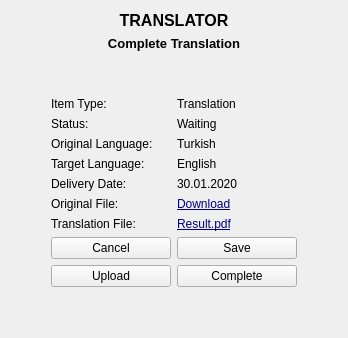
      <widget class="QWidget" name="pageTranslatorTranslation">
       <layout class="QHBoxLayout" name="horizontalLayout_23">
        <item>
         <layout class="QVBoxLayout" name="verticalLayout_16">
          <item>
           <widget class="QLabel" name="label_33">
            <property name="font">
             <font>
              <pointsize>12</pointsize>
              <weight>75</weight>
              <bold>true</bold>
             </font>
            </property>
            <property name="text">
             <string>TRANSLATOR</string>
            </property>
            <property name="alignment">
             <set>Qt::AlignCenter</set>
            </property>
           </widget>
          </item>
          <item>
           <widget class="QLabel" name="label_66">
            <property name="font">
             <font>
              <pointsize>10</pointsize>
              <weight>75</weight>
              <bold>true</bold>
             </font>
            </property>
            <property name="text">
             <string>Complete Translation</string>
            </property>
            <property name="alignment">
             <set>Qt::AlignCenter</set>
            </property>
           </widget>
          </item>
          <item>
           <spacer name="verticalSpacer_7">
            <property name="orientation">
             <enum>Qt::Vertical</enum>
            </property>
            <property name="sizeHint" stdset="0">
             <size>
              <width>20</width>
              <height>40</height>
             </size>
            </property>
           </spacer>
          </item>
          <item>
           <layout class="QHBoxLayout" name="horizontalLayout_19">
            <item>
             <spacer name="horizontalSpacer_10">
              <property name="orientation">
               <enum>Qt::Horizontal</enum>
              </property>
              <property name="sizeHint" stdset="0">
               <size>
                <width>40</width>
                <height>20</height>
               </size>
              </property>
             </spacer>
            </item>
            <item>
             <layout class="QVBoxLayout" name="verticalLayout_17">
              <item>
               <layout class="QHBoxLayout" name="horizontalLayout_20">
                <item>
                 <layout class="QVBoxLayout" name="verticalLayout_18">
                  <item>
                   <widget class="QLabel" name="label_34">
                    <property name="minimumSize">
                     <size>
                      <width>120</width>
                      <height>0</height>
                     </size>
                    </property>
                    <property name="text">
                     <string>Item Type:</string>
                    </property>
                   </widget>
                  </item>
                  <item>
                   <widget class="QLabel" name="label_35">
                    <property name="minimumSize">
                     <size>
                      <width>120</width>
                      <height>0</height>
                     </size>
                    </property>
                    <property name="text">
                     <string>Status:</string>
                    </property>
                   </widget>
                  </item>
                  <item>
                   <widget class="QLabel" name="label_52">
                    <property name="minimumSize">
                     <size>
                      <width>120</width>
                      <height>0</height>
                     </size>
                    </property>
                    <property name="text">
                     <string>Original Language:</string>
                    </property>
                   </widget>
                  </item>
                  <item>
                   <widget class="QLabel" name="label_54">
                    <property name="minimumSize">
                     <size>
                      <width>120</width>
                      <height>0</height>
                     </size>
                    </property>
                    <property name="text">
                     <string>Target Language:</string>
                    </property>
                   </widget>
                  </item>
                  <item>
                   <widget class="QLabel" name="label_36">
                    <property name="minimumSize">
                     <size>
                      <width>120</width>
                      <height>0</height>
                     </size>
                    </property>
                    <property name="text">
                     <string>Delivery Date:</string>
                    </property>
                   </widget>
                  </item>
                  <item>
                   <widget class="QLabel" name="label_37">
                    <property name="minimumSize">
                     <size>
                      <width>120</width>
                      <height>0</height>
                     </size>
                    </property>
                    <property name="text">
                     <string>Original File:</string>
                    </property>
                   </widget>
                  </item>
                  <item>
                   <widget class="QLabel" name="label_38">
                    <property name="minimumSize">
                     <size>
                      <width>120</width>
                      <height>0</height>
                     </size>
                    </property>
                    <property name="text">
                     <string>Translation File:</string>
                    </property>
                   </widget>
                  </item>
                 </layout>
                </item>
                <item>
                 <layout class="QVBoxLayout" name="verticalLayout_19">
                  <item>
                   <widget class="QLabel" name="label_40">
                    <property name="minimumSize">
                     <size>
                      <width>120</width>
                      <height>0</height>
                     </size>
                    </property>
                    <property name="text">
                     <string>Translation</string>
                    </property>
                   </widget>
                  </item>
                  <item>
                   <widget class="QLabel" name="label_41">
                    <property name="minimumSize">
                     <size>
                      <width>120</width>
                      <height>0</height>
                     </size>
                    </property>
                    <property name="text">
                     <string>Waiting</string>
                    </property>
                   </widget>
                  </item>
                  <item>
                   <widget class="QLabel" name="label_53">
                    <property name="minimumSize">
                     <size>
                      <width>120</width>
                      <height>0</height>
                     </size>
                    </property>
                    <property name="text">
                     <string>Turkish</string>
                    </property>
                   </widget>
                  </item>
                  <item>
                   <widget class="QLabel" name="label_55">
                    <property name="minimumSize">
                     <size>
                      <width>120</width>
                      <height>0</height>
                     </size>
                    </property>
                    <property name="text">
                     <string>English</string>
                    </property>
                   </widget>
                  </item>
                  <item>
                   <widget class="QLabel" name="label_42">
                    <property name="minimumSize">
                     <size>
                      <width>120</width>
                      <height>0</height>
                     </size>
                    </property>
                    <property name="text">
                     <string>30.01.2020</string>
                    </property>
                   </widget>
                  </item>
                  <item>
                   <widget class="QLabel" name="label_44">
                    <property name="minimumSize">
                     <size>
                      <width>120</width>
                      <height>0</height>
                     </size>
                    </property>
                    <property name="styleSheet">
                     <string notr="true">color: rgb(0, 0, 127);
font: 8pt &quot;MS Shell Dlg 2&quot;;
text-decoration: underline;</string>
                    </property>
                    <property name="text">
                     <string>Download</string>
                    </property>
                   </widget>
                  </item>
                  <item>
                   <widget class="QLabel" name="label_43">
                    <property name="minimumSize">
                     <size>
                      <width>120</width>
                      <height>0</height>
                     </size>
                    </property>
                    <property name="styleSheet">
                     <string notr="true">color: rgb(0, 0, 127);
font: 8pt &quot;MS Shell Dlg 2&quot;;
text-decoration: underline;</string>
                    </property>
                    <property name="text">
                     <string>Result.pdf</string>
                    </property>
                   </widget>
                  </item>
                 </layout>
                </item>
               </layout>
              </item>
              <item>
               <layout class="QHBoxLayout" name="horizontalLayout_21">
                <item>
                 <widget class="QPushButton" name="pushButton_16">
                  <property name="text">
                   <string>Cancel</string>
                  </property>
                 </widget>
                </item>
                <item>
                 <widget class="QPushButton" name="pushButton_17">
                  <property name="text">
                   <string>Save</string>
                  </property>
                 </widget>
                </item>
               </layout>
              </item>
              <item>
               <layout class="QHBoxLayout" name="horizontalLayout_22">
                <item>
                 <widget class="QPushButton" name="pushButton_19">
                  <property name="text">
                   <string>Upload</string>
                  </property>
                 </widget>
                </item>
                <item>
                 <widget class="QPushButton" name="pushButton_18">
                  <property name="text">
                   <string>Complete</string>
                  </property>
                 </widget>
                </item>
               </layout>
              </item>
             </layout>
            </item>
            <item>
             <spacer name="horizontalSpacer_11">
              <property name="orientation">
               <enum>Qt::Horizontal</enum>
              </property>
              <property name="sizeHint" stdset="0">
               <size>
                <width>40</width>
                <height>20</height>
               </size>
              </property>
             </spacer>
            </item>
           </layout>
          </item>
          <item>
           <spacer name="verticalSpacer_8">
            <property name="orientation">
             <enum>Qt::Vertical</enum>
            </property>
            <property name="sizeHint" stdset="0">
             <size>
              <width>20</width>
              <height>40</height>
             </size>
            </property>
           </spacer>
          </item>
         </layout>
        </item>
       </layout>
      </widget>
